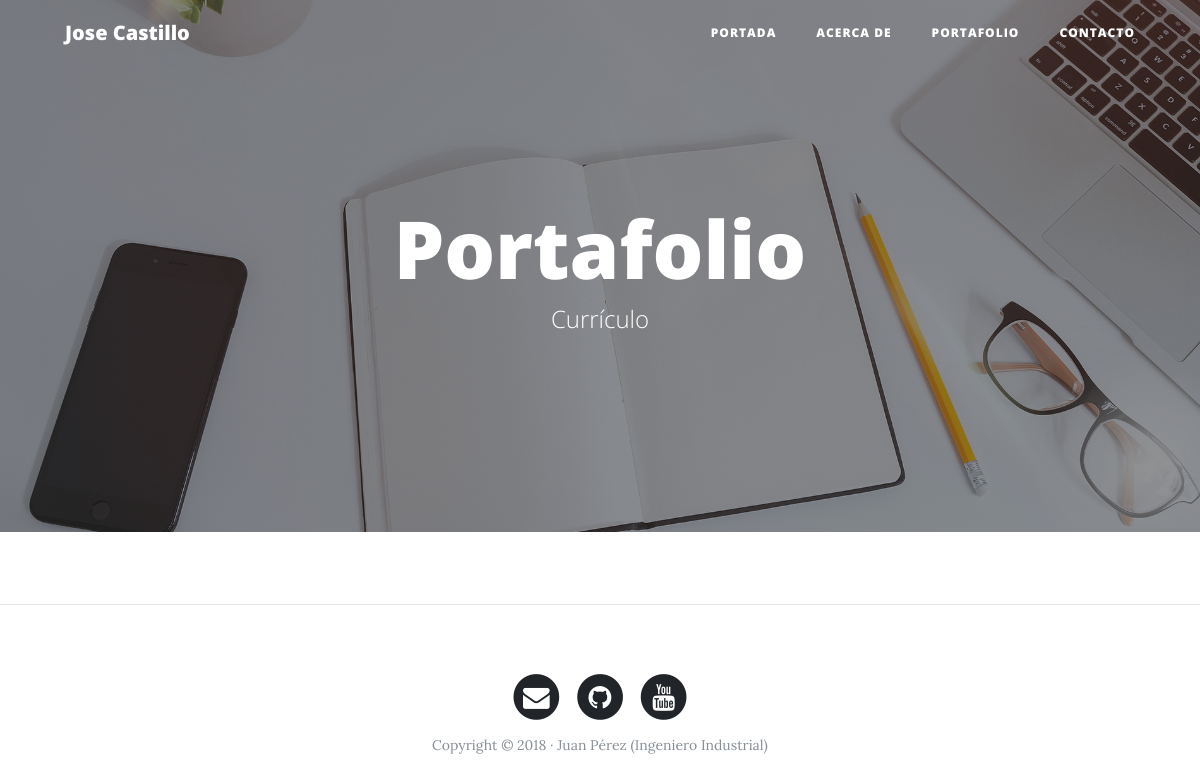
Page /portfolio/ on the earlier database version.
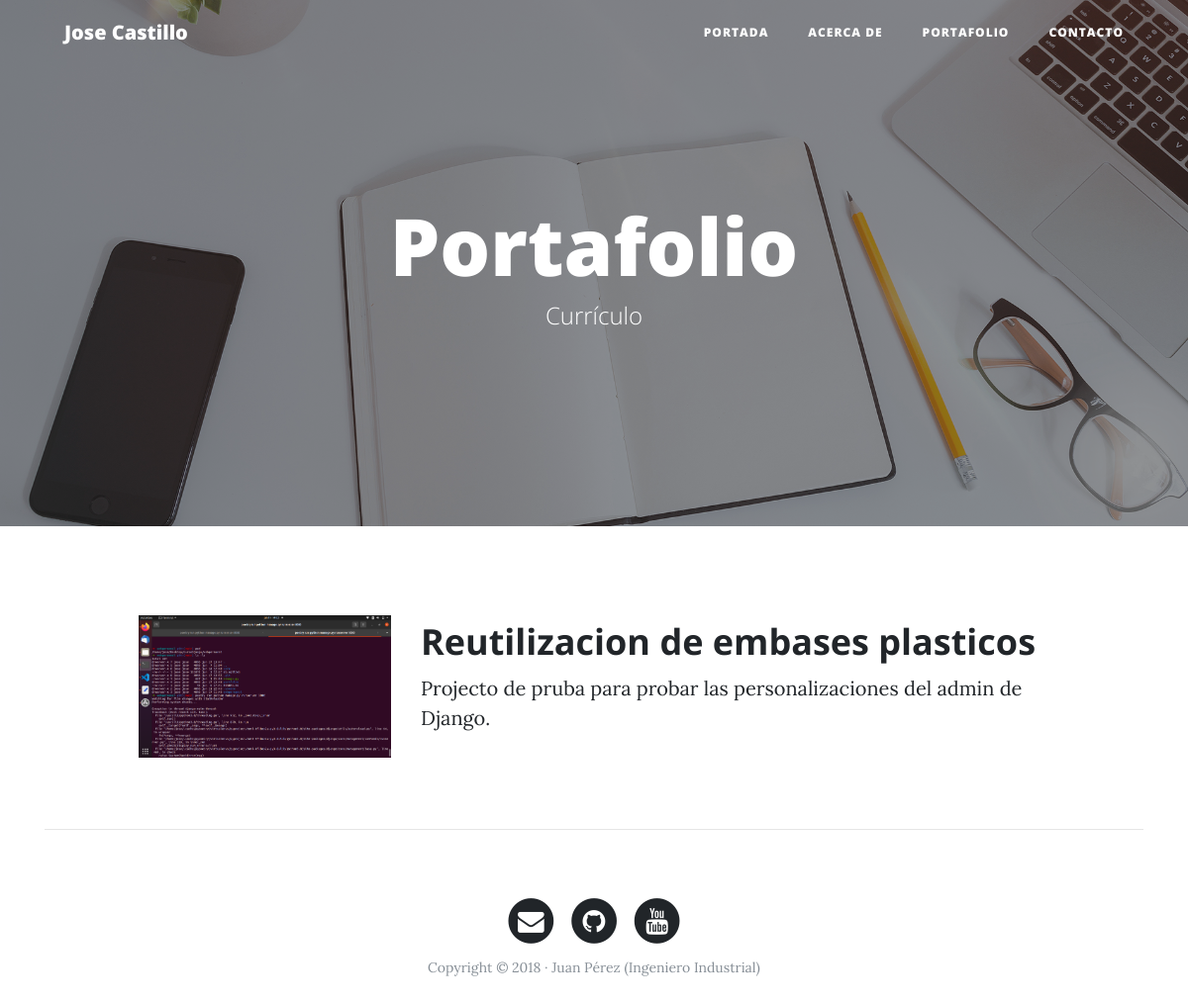
Same page on the later database version.
### portfolio/models.py (models this page shows, shortened)
class Project(models.Model):
    title = models.CharField(max_length=200, verbose_name="Titulo")
    description = models.TextField()
    image = models.ImageField(upload_to="projects")
    link = models.URLField(null=True, blank=True)
    created = models.DateTimeField(auto_now_add=True)
    updated = models.DateTimeField(auto_now=True)
    class Meta:
        verbose_name = "proyecto"
        ordering = ["-created"]

### portfolio/views.py (the view)
# urls.py: path('portfolio/',portfolio_views.portafolio,name='portafolio'),
def portafolio(request):
    projects = Project.objects.all()
    return render(request,"portfolio/portfolio.html", {'projects':projects})

### portfolio/templates/portfolio/portfolio.html (shortened to what this page needs)
{% extends 'core/base.html' %}
{% block background %}{% load static %}{% static 'core/img/portfolio-bg.jpg' %}{% endblock %}
{% block headers %}
<h1>Portafolio</h1>
<span class="subheading">Currículo</span>
{% endblock %}
{% block content %}
    {% for project in projects%}
        <div class="row">
            <div class="container">
                <div class="row project">
                <div class="col-lg-3 col-md-4 offset-lg-1">
                        <img class="img-fluid" src="{{project.image.url}}" alt="">
                </div>
                <div class="col-lg-7 col-md-8">
                    <h2 class="section-heading title">{{project.title}}</h2>
                    <p>{{project.description}}</p>
                </div>
                </div>
            </div>
    {% endfor %}
{% endblock %}

Differences in the rows shown:
added Project: image (picture), title "Reutilizacion de embases plasticos", description "Projecto de pruba para probar las personalizaciones del admin de Django."
